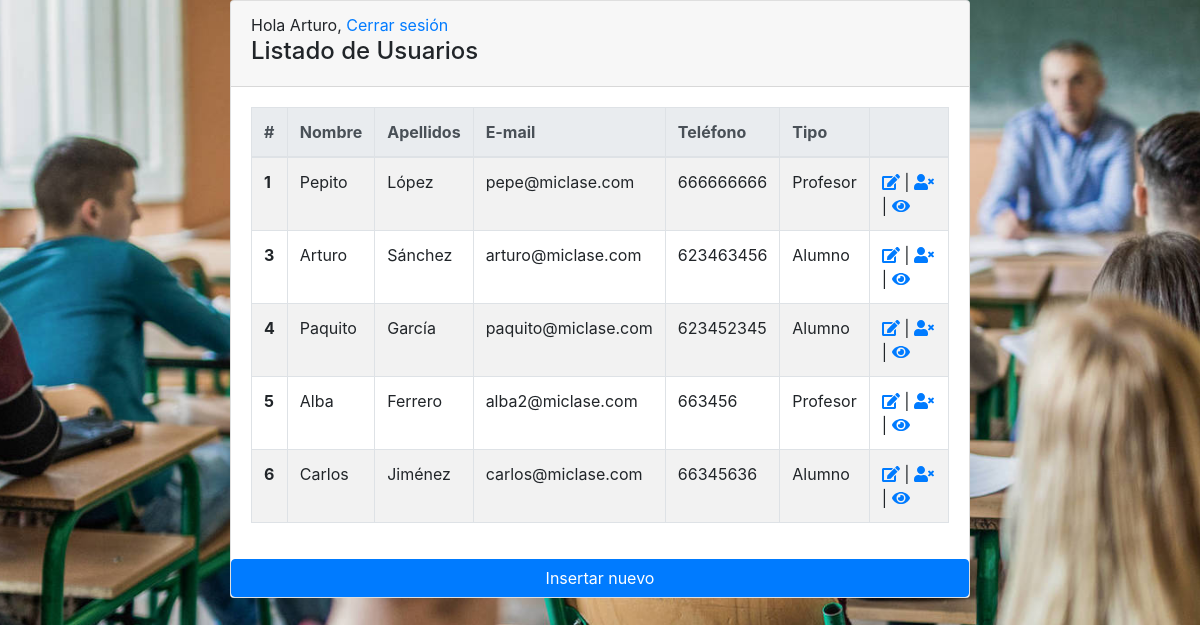
The page /users.php (signed in) on the database its author committed.
### tables this page shows
CREATE TABLE `usuarios` (
  `id` int(11) NOT NULL,
  `nombre` varchar(25) NOT NULL,
  `apellidos` varchar(50) NOT NULL,
  `email` varchar(50) NOT NULL,
  `telefono` varchar(20) NOT NULL,
  `contrasena` varchar(20) NOT NULL,
  `tipo_usuario` int(11) NOT NULL,
  `imagen` varchar(100) NOT NULL
);

### users.php (the view, shortened to what this page needs)
<?php
	include("sesiones.php");
	include_once("functions.php");
	if (!$enlace = conectarDB()) {
		irA("index.php?error=yes");
	}
?>
<!DOCTYPE html>
<html lang="en" xmlns:th="http://www.thymeleaf.org">
<head>
<?php
	include("head.php");
?>
</head>
<body>
	<div class="container">
	<div class="mx-auto col-sm-8 main-section" id="myTab" role="tablist">
		<div class="tab-pane fade show active" id="list" role="tabpanel" aria-labelledby="list-tab">
			<div class="card">
				<div class="card-header">
					<h4>Listado de Usuarios</h4>
				</div>
				<div class="card-body">
					<div class="table-responsive">
						<table id="userList" class="table table-bordered table-hover table-striped">
							<thead class="thead-light">
							<tr>
								<th scope="col">#</th>
								<th scope="col">Nombre</th>
								<th scope="col">Apellidos</th>
								<th scope="col">E-mail</th>
								<th scope="col">Teléfono</th>
								<th scope="col">Tipo</th>
								<th></th>
							</tr>
							</thead>
							<tbody>
						<?php
							$tipos_de_usuarios = array("Alumno", "Profesor");
							$consulta = "SELECT * FROM usuarios";
							$resultado = mysqli_query($enlace, $consulta);
							while ($row = mysqli_fetch_array($resultado)) {
						?>
								<tr>
									<th scope="row"><?php echo $row["id"]; ?></th>
									<td><?php echo $row["nombre"]; ?></td>
									<td><?php echo $row["apellidos"]; ?></td>
									<td><?php echo $row["email"]; ?></td>
									<td><?php echo $row["telefono"]; ?></td>
									<td><?php echo $tipos_de_usuarios[$row["tipo_usuario"]]; ?></td>
									<td>
										<a href="edit.php?id=<?php echo $row["id"]; ?>"><i class="fas fa-edit"></i></a> |
										<a href="users.php?borrar=<?php echo $row["id"]; ?>"><i class="fas fa-user-times"></i></a>|
										<a href="ver.php?id=<?php echo $row["id"]; ?>"><i class="fas fa-eye"></i></a>
									</td>
								</tr>
						<?php
							}
						?>
							</tbody>
						</table>
					</div>
				</div>
				<a class="btn btn-primary" href="insert.php">Insertar nuevo</a>
			</div>
		</div>
	</div>
</div>
</body>
</html>

### static/css/index.css (style rules this page uses)
body { background: url(../img/background.jpg) no-repeat center center fixed; background-size: cover; }
.main-section { margin:0 auto; padding: 0; }

### rows shown on the page
usuarios: id "1", nombre "Pepito", apellidos "López", email "pepe@miclase.com", telefono "666666666", tipo_usuario "Profesor"
usuarios: id "3", nombre "Arturo", apellidos "Sánchez", email "arturo@miclase.com", telefono "623463456", tipo_usuario "Alumno"
usuarios: id "4", nombre "Paquito", apellidos "García", email "paquito@miclase.com", telefono "623452345", tipo_usuario "Alumno"
usuarios: id "5", nombre "Alba", apellidos "Ferrero", email "alba2@miclase.com", telefono "663456", tipo_usuario "Profesor"
usuarios: id "6", nombre "Carlos", apellidos "Jiménez", email "carlos@miclase.com", telefono "66345636", tipo_usuario "Alumno"

### other values the page prints
$_SESSION["nombre"] "Arturo"
